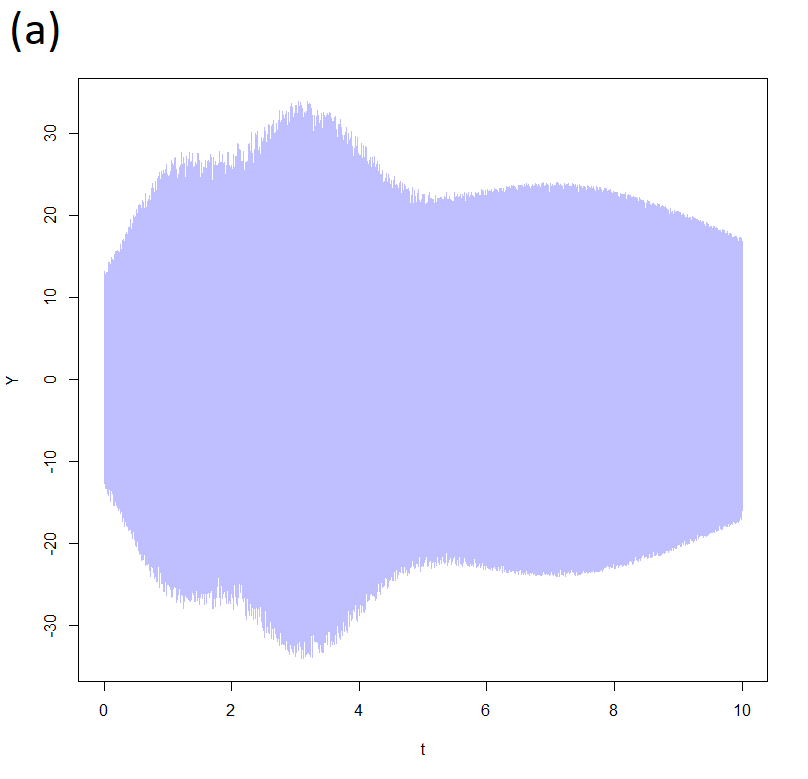

R code for this plot:
rm(list=ls())
library('StatsChitran') #Call library
ClearPlot() #Clear the plot
t <- seq(0,10, by=1/60000) #define the time axis
fcomp <- c(1000, 5000, 7734) #set which frequencies to build
Y <- 3*sin(2*pi*fcomp[1]*t)*gauss(t, amp =5, sig = 0.7, mu=1 ) + 5*sin(2*pi*fcomp[2]*t)*gauss(t, amp = 4, sig = 1, mu=3) + 4*sin(2*pi*fcomp[3]*t)*gauss(t, amp = 4.3, sig = 3, mu=7) #define signal
Y <- Y + runif(length(Y), min = 0.25*min(Y), max = 0.25*max(Y)) #add noise
plot(t,Y, col=rgb(0,0,1,0.25), typ='l')
fY <- ft(t,Y,w=T) #function available with StatsChitran
plot(fY$wf, abs(fY$fy), col= 'grey', typ='l', xlab='w', ylab='Amp')

##Plotting the frequency windows
fY <- ft(t,Y,w=T) #function available with StatsChitran
plot(fY$wf, abs(fY$fy), col= 'grey', typ='l', xlab='w', ylab='Amp')

##for the 1000Hz freq
abline(v=2*pi*800, col='red')
abline(v=2*pi*1200, col='red')

##for the 5000Hz freq
abline(v=2*pi*4800, col='blue')
abline(v=2*pi*5200, col='blue')

##for the 7734Hz freq
abline(v=2*pi*7534, col='green')
abline(v=2*pi*7934, col='green')

##building the datasets for freq_map()
#build dataframe for w_int (Integration window)
w1 <- c(2*pi*800, 2*pi*1200)
w2 <- c(2*pi*4800, 2*pi*5200)
w3 <- c(2*pi*7534, 2*pi*7934)
w_dat <- data.frame(w1, w2, w3)

#build the xbox data(Box size in real space)
box_len <- 0.1
plot(t,Y, col=rgb(0,0,1,0.25), typ='l')
abline(v=5, col='black')
abline(v=5+box_len, col='black')

#build the color vector(use only when plt=T)
col_vec <- c('red','blue', 'green')

##run the frequency mapping
L <- freq_map(t,Y, w_int = w_dat, xbox = box_len)
